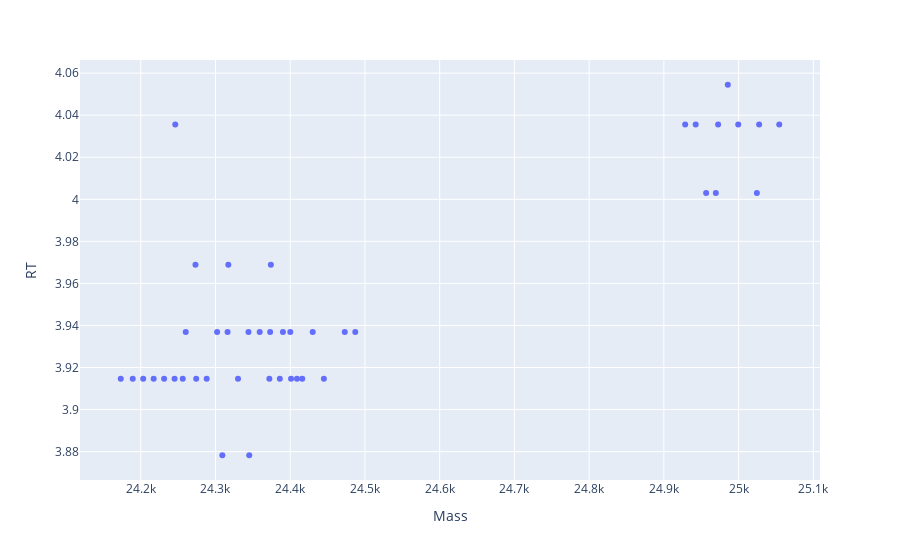
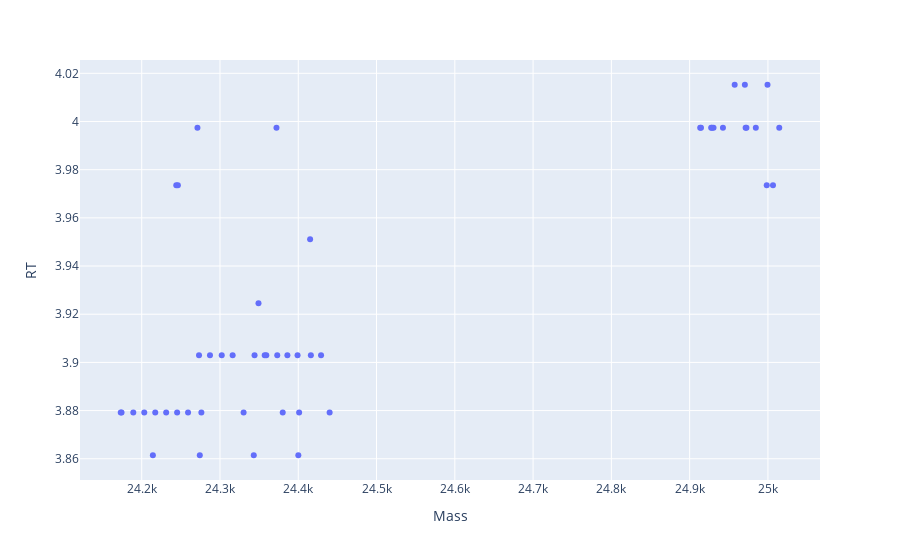

Write notebook code for charts like these, in order.
### Code cell
plotly_zone(df_intact_mock)
plotly_zone(df_intact_rsv)
